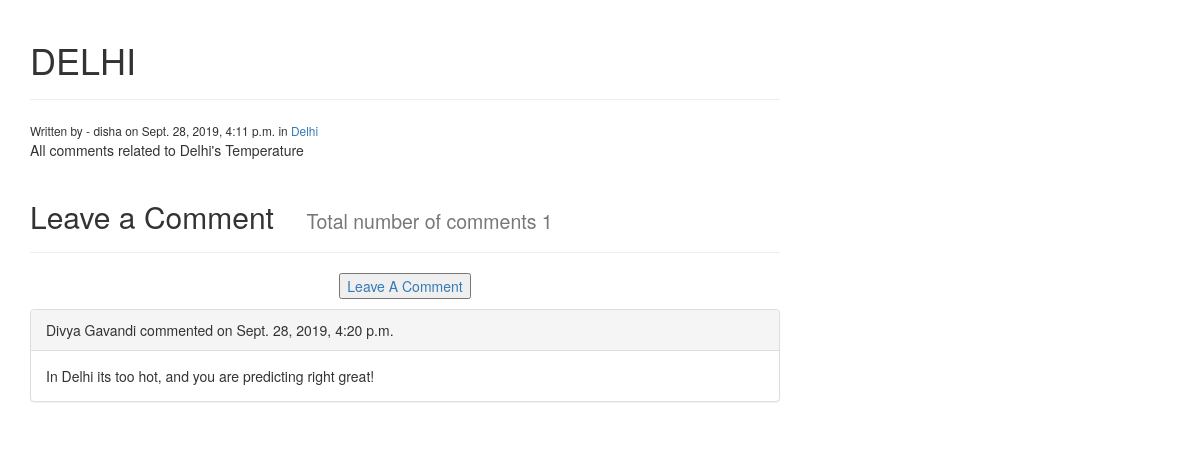
Screenshot of /comment_app/temp-about-delhi/ with the database file from the repository.
### comment_app/models.py (models this page shows, shortened)
class Post(models.Model):
	STATUS_CHOICES = (
		('draft','Draft'),
		('published','Published'),
	)
	category = models.ForeignKey('Category',on_delete = models.CASCADE,)
	title = models.CharField(max_length = 250)
	slug = models.SlugField(max_length = 250,unique = True)
	content = models.TextField()
	seo_title = models.CharField(max_length = 250)
	seo_description = models.CharField(max_length = 250)
	author = models.ForeignKey(User,on_delete= models.PROTECT,related_name = 'blog_posts')
	published = models.DateTimeField(default = timezone.now)
	created = models.DateTimeField(auto_now_add=True)
	updated = models.DateTimeField(auto_now=True)
	status = models.CharField(max_length=9,choices = STATUS_CHOICES,default = 'draft')

class Category(models.Model):
	name = models.CharField(max_length = 250)
	slug = models.SlugField(max_length = 250,unique  = True)
	class Meta:
		ordering = ('name',)
		verbose_name = 'category'
		verbose_name_plural = 'categories'
	def get_absolute_url(self):
		return reverse('comment_app:list_of_post_by_category',args = [self.slug])
	def __str__(self):
		return self.name

class Comment(models.Model):
	post = models.ForeignKey('Post', related_name = 'comments',on_delete = models.CASCADE,)
	user = models.CharField(max_length = 250)
	email = models.EmailField()
	body = models.TextField()
	created = models.DateTimeField(auto_now_add = True)
	approved = models.BooleanField(default = False)
	def approved(self):
		self.approved = True
		self.save()

### comment_app/views.py (the view)
# urls.py: url(r'^(?P<slug>[-\w]+)/$',views.post_detail, name='post_detail'),
def post_detail(request,slug):
	post = get_object_or_404(Post,slug = slug)
	template = 'comment_app/post/post_detail.html'
	context = {'post':post}
	return render(request,template, context)

### comment_app/templates/comment_app/post/post_detail.html (shortened to what this page needs)
{% extends 'comment_app/base.html'%}
{% block content %}
<div class="row">
	<div class="col-md-8">
		<div class="page-header">
		<h1>{{post.title}}</h1>
		</div>
		<small>Written by - {{post.author}} on {{post.published}} in <a href="{{post.category.get_absolute_url}}">{{post.category}}</a></small>
		{{post.content|linebreaks}}
		<div class="page-header">
		<h2>Leave a Comment<small> &nbsp;&nbsp;&nbsp;&nbsp; Total number of comments {{post.comments.count}}</small></h1>
		</div>
		<p class="text-center"><button type="button" class="btn-btn-default"><a href="{% url 'comment_app:add_comment' slug=post.slug %}">Leave A Comment</a></button></p>
		{% for comment in post.comments.all %}
		<div class="panel panel-default">
			<div class="panel-heading">{{ comment.user}} commented on {{ comment.created}}</div>
			<div class="panel-body">{{ comment.body}}</div>
		</div>
		{% empty %}
		<p>There is no comments</p>
		{% endfor %}
	</div>
</div>
{% endblock %}

### rows the page displays
Post: title "DELHI", author "disha", published "Sept. 28, 2019, 4:11 p.m.", category "Delhi", content "All comments related to Delhi's Temperature", comments.count "1"
Comment: user "Divya Gavandi", created "Sept. 28, 2019, 4:20 p.m.", body "In Delhi its too hot, and you are predicting right great!"
